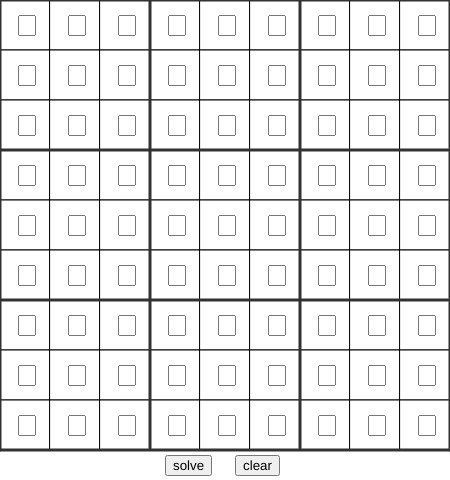
Frame 1 (no input)
Frame 60 (no input): identical to frame 1, image omitted
Frame 120 (the mouse pressed at the canvas centre since frame 60): identical to frame 1, image omitted

The p5.js sketch that drew this single still picture (run headless with seeded random() and noise() and a simulated clock; from frame 60 on, the mouse is pressed at the canvas centre):

// p5.js sketch
// ── sketch.js
var size = 450;
var N = 9;
var solved = false;

var grid;
var clearButton;
var solveButton;
var inp;

function setup() {
  createCanvas(size, size+30);

  solveButton = createButton('solve');
  solveButton.position(165,455);
  solveButton.mousePressed(solve);

  clearButton = createButton('clear');
  clearButton.position(235,455);
  clearButton.mousePressed(clearScreen);

  inp = new Array(N);
  for(var i = 0; i < N; i++){
    inp[i] = new Array(N);
    for(var j = 0; j < N; j++){
      inp[i][j] = createInput('');
      inp[i][j].size(size/(5*N));
      var x = j*(size/N);
      var y = i*(size/N);
      inp[i][j].position(x+18,y+15);
    }
  }
}

function draw() {
  textSize(20);
  background(255);
  stroke(0);
  strokeWeight(1);
  for(var i = 0; i < N; i++){
    for(var j = 0; j < N; j++){
      var x = j*(size/N);
      var y = i*(size/N);
      fill(255);
      rect(x,y,size/N,size/N);
      if(solved){
        fill(0);
        text(grid[i][j],x+20,y+30);
      }
    }
  }
  
  drawLayout();
}

function canPlace(num, row, col){
  // check row
  for(var i = 0; i < N; i++){
    if(i == row)
      continue;
    if(num == grid[i][col])
      return false;
  }
  // check col
  for(var i = 0; i < N; i++){
    if(i == col)
      continue;
    if(num == grid[row][i])
      return false;
  }
  // check box
  var r = (Math.floor(row/3)) * 3;
  var c = (Math.floor(col/3)) * 3;
  for(var i = r; i < r + 3; i++){
    for(var j = c; j < c + 3; j++){
      if(i == row && j == col)
        continue;
      if(grid[i][j] == num)
        return false;
    }
  }
  return true;
}

function helper(r, c){
  if(r == N)
    return true;

  var nextC = c + 1;
  var nextR = r;
  if(nextC == N){
    nextC = 0;
    nextR++;
  }

  if(grid[r][c] != 0)
    return helper(nextR,nextC);

  var solved = false;
  for(var i = 1; i <= N; i++){
    if(canPlace(i,r,c)){
      grid[r][c] = i;
      solved = helper(nextR,nextC);
    }
    if(solved)
      break;
    grid[r][c] = 0;
  }
  return solved;
}

function solve(){
  solved = true;
  grid = new Array(N);
  for(var i = 0; i < N; i++){
    grid[i] = new Array(N);
    for(var j = 0; j < N; j++){
      inp[i][j].hide();
      grid[i][j] = 0;
      if(inp[i][j].value() != 0)
        grid[i][j] = parseInt(inp[i][j].value());
      if(inp[i][j].value() < 0 || inp[i][j].value() > 9)
        solved = false;
    }
  }

  if(!solved){
    alert("You have entered an invalid number!");
    clearScreen();
    return;
  }

  for(var i = 0; i < N; i++){
    for(var j = 0; j < N; j++){
      if(grid[i][j] == 0)
        continue;
      if(!canPlace(grid[i][j], i, j)){
        alert("The board you have entered cannot be solved!");
        solved = false;
        clearScreen();
        return;
      }
    }
  }
  solved = helper(0,0);
  if(!solved){
    alert("The board you have entered cannot be solved!");
    clearScreen();
  }
}

function clearScreen(){
  for(var i = 0; i < N; i++){
    for(var j = 0; j < N; j++){
      grid[i][j] = 0;
      inp[i][j].value('');
      inp[i][j].show();
    }
  }
}

function drawLayout(){
  stroke(50);
  strokeWeight(3);
  line(0,0,450,0);
  line(450,0,450,450);
  line(0,0,0,450);
  line(0,450,450,450);
  line(size/3,0,size/3,size-2);
  line(2*(size/3),0,2*(size/3),size-2);
  line(0,size/3,size-2,size/3);
  line(0,2*(size/3),size-2,2*(size/3));
}
